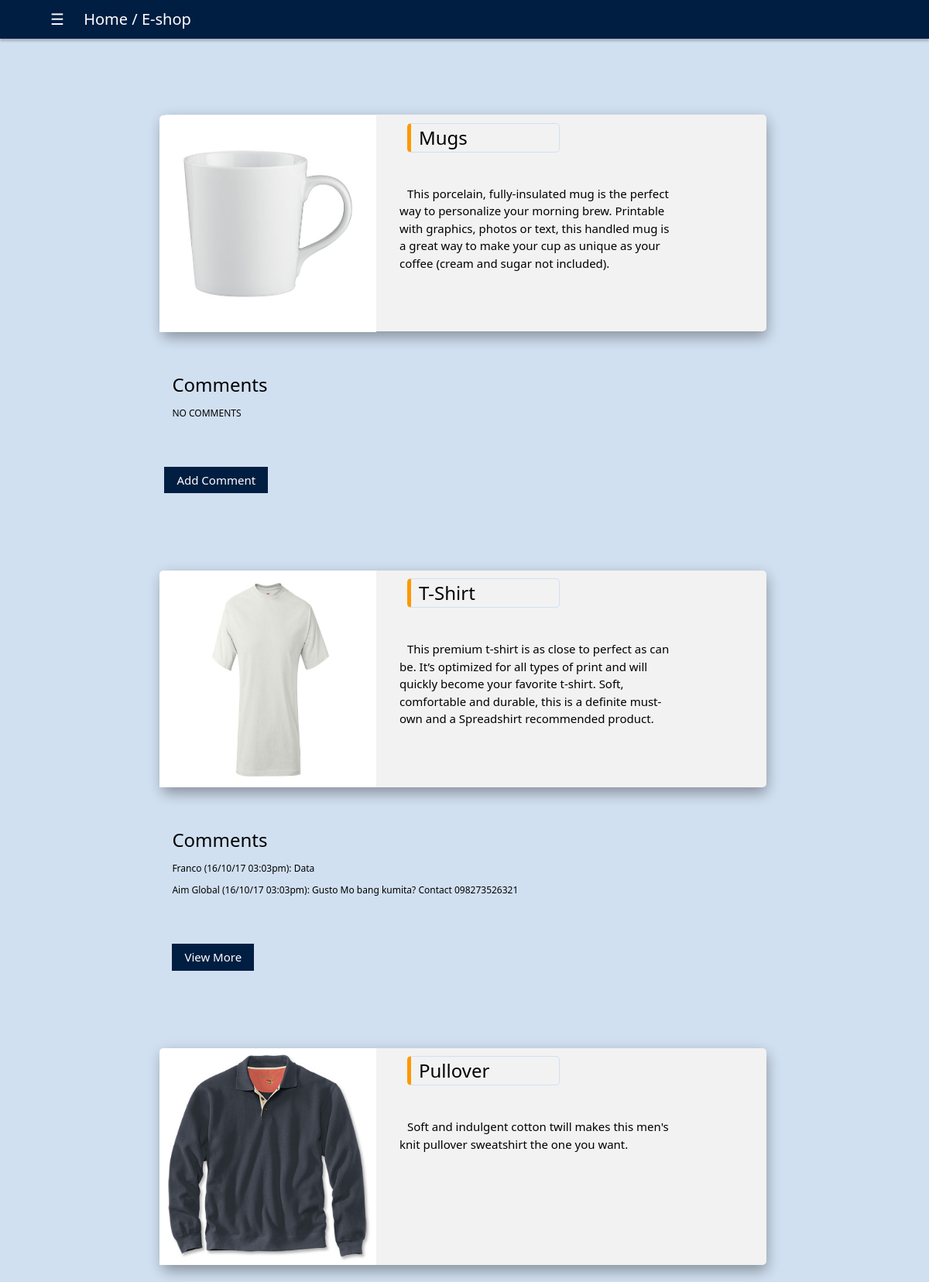
Page /main/html/e-shop.php (upper part) on the earlier database version.
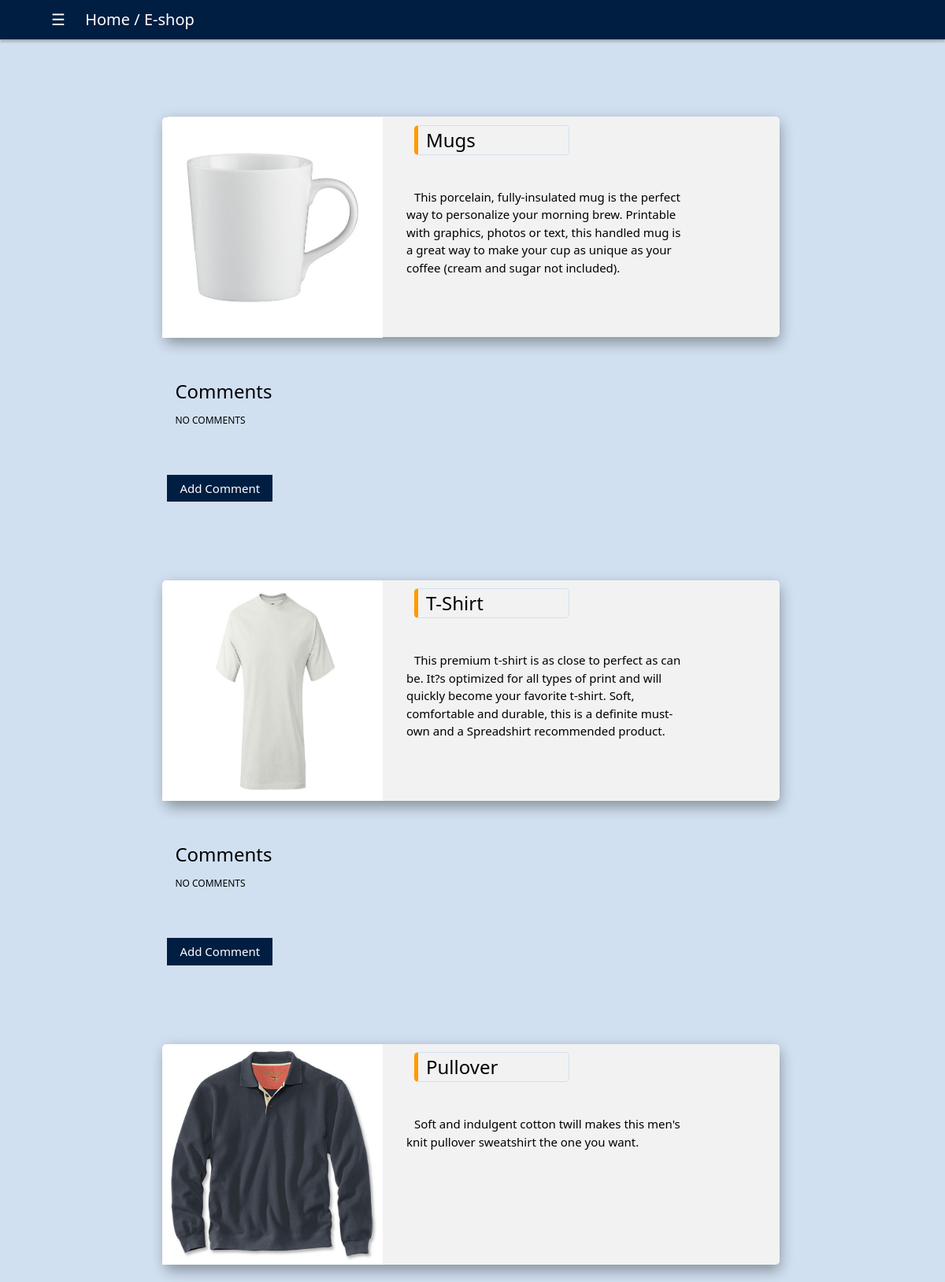
Same page on the later database version.
### tables this page shows
CREATE TABLE `memorabilia` (
  `mem_id` int(11) NOT NULL,
  `admin_id` int(11) NOT NULL,
  `label` char(255) NOT NULL,
  `description` text,
  `img_path` char(255) DEFAULT NULL
);

CREATE TABLE `comments` (
  `c_id` int(11) NOT NULL,
  `mem_id` int(11) NOT NULL,
  `email` varchar(150) NOT NULL,
  `content` text NOT NULL,
  `nick` varchar(50) NOT NULL,
  `timestamp` timestamp NOT NULL DEFAULT CURRENT_TIMESTAMP ON UPDATE CURRENT_TIMESTAMP
);

### main/html/e-shop.php (the view, shortened to what this page needs)
<?php include_once('connection.php');?>
<?php
	$data = 'SELECT * FROM memorabilia ORDER BY mem_id';
	$run = mysqli_query($con, $data);
	$check = mysqli_num_rows($run);
?>
<!DOCTYPE html>
<html>
<head>
	<link rel="stylesheet" href="../css/w3.css">
	<link rel="stylesheet" href="../css/w3-theme-teal.css">
	<link rel="stylesheet" type="text/css" href="../css/style.css">
	<link rel="stylesheet" type="text/css" href="../css/e-shop_style.css">
	<link rel="stylesheet" href="../../cdnjs.cloudflare.com/ajax/libs/font-awesome/4.4.0/css/font-awesome.min.css">
</head>
<body>
<div id="main" class="w3-container">
	<div class="w3-container ">
		<div id="topbar" style="margin-left: -32px;">
			<h4 id="topbar1">
				<a class="w3-padding-16 w3-opennav" href="javascript:void(0)" onclick="w3_open()">&#9776;</a>
				<a href="aro3.php" style="margin-left: 20px;">Home</a>
				<a href="e-shop.php">/ E-shop</a>
			</h4>
		</div>
		<div>
			<div class="w3-container w3-padding-jumbo">
				<div class="w3-container w3-section w3-center">
					<div class="cols">
						<?php
							if ($check > 0) {
								$count = 0;
								while ($array_data = mysqli_fetch_array($run)) {
									$path = $array_data['img_path'];
									$desc = $array_data['description'];
									$label = $array_data['label'];
									$memid = $array_data['mem_id'];
									$sql_comments = "SELECT nick,content,timestamp FROM comments WHERE comments.mem_id=".$memid." ORDER BY timestamp DESC LIMIT 2";
									$exec = mysqli_query($con,$sql_comments);
									$is_empty = mysqli_num_rows($exec);
									if ($is_empty>0) {
										$comment = "";
										while ($array = mysqli_fetch_array($exec)) {
											$comment .= "<h5 style='font-size: 12px;'>".$array['nick'].' '.date('(d/m/y h:ia)',strtotime($array['timestamp'])).': '.$array['content']."</h5>";
										}
										$comment .= '<button onclick="document.getElementById('.'\'more'.$count.'\''.').style.display='.'\'block\''.'" class="w3-btn" style="background-color:#001e42;"">View More</button>';
									} else {
										$comment = '<h4 style="font-size: 12px;">NO COMMENTS</h4>
													<button onclick="document.getElementById('.'\'more'.$count.'\''.').style.display='.'\'block\''.'"  class="w3-btn" style="background-color:#001e42;margin-left:-10px;"">Add Comment</button>
										';
									}
									$all_comments = "SELECT nick,content,timestamp FROM comments WHERE comments.mem_id=".$memid." ORDER BY timestamp DESC";
									$exec_all_comments = mysqli_query($con,$all_comments);
									$comm_array = '';
									while ($get_comment_array = mysqli_fetch_array($exec_all_comments)) {
										$comm_array .= "<p>".$get_comment_array['nick']."<i style='font-size:10px;'> ".date('(d/m/y h:ia)',strtotime($get_comment_array['timestamp']))."</i>".": <span style='font-size:14px;'>".$get_comment_array['content']."</span></p><br>";
									}
									$dynamic_html = '
										<div style="margin-top:100px;">
											<div class="w3-card-8 section">
												<div class="w3-container w3-half">
													<img style="max-height:300px;max-width:300px;margin-left:-20px;" src="'.$path.'" alt=" photo">
												</div>
												<div class="w3-container w3-half" style="margin-left:-100px;">
													<h3>'.$label.'</h3>
													<br><br><br><br>
													<p style="word-wrap:break-word;">'.$desc.'</p>
												</div>
											</div>
											<div class="w3-container">
												<div class="comm">
													<h3>Comments</h3>
													<p>'.$comment.'</p>
												</div>
											</div>
											<div style="z-index:100;" id="more'.$count.'" class="w3-modal">
															<input  hidden name="id" value="'.$memid.'">
																			'.$comm_array.'
																			<button onclick="document.getElementById('.'\'more'.$count.'\''.').style.display='.'\'none\''.'" type="button" class="w3-btn w3-red" style="margin-top: 10px; float:left;">Close</button>
											</div>
										</div>
									';
									echo $dynamic_html;
									$count++;
								}
							}
						?>
					</div>
					<br/><br/><br/>
				</div>
			</div>
		</div>
	</div>
</div>
</body>
</html>

Differences in the rows shown:
removed comments: nick "Franco", timestamp "(16/10/17 03:03pm)", content "Data", shown under memorabilia "T-Shirt"
removed comments: nick "Aim Global", timestamp "(16/10/17 03:03pm)", content "Gusto Mo bang kumita? Contact 098273526321", shown under memorabilia "T-Shirt"
changed memorabilia "T-Shirt": description "…perfect as can be. It’s optimized for all types…" → "…perfect as can be. It?s optimized for all types…"; text "View More" → "NO COMMENTS Add Comment"
